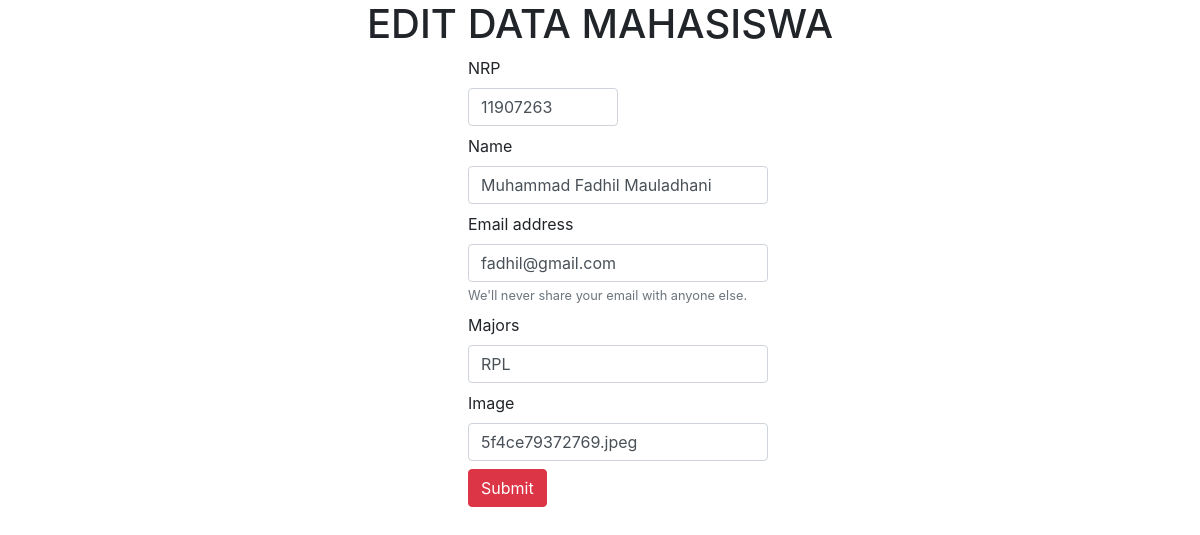
Screenshot of /pertemuan12/ubah.php?id=4 with the database file from the repository.
### tables this page shows
CREATE TABLE `mahasiswa` (
  `id` int(11) NOT NULL,
  `nama` varchar(200) NOT NULL,
  `nrp` varchar(100) NOT NULL,
  `email` varchar(100) NOT NULL,
  `jurusan` varchar(100) NOT NULL,
  `gambar` varchar(100) NOT NULL
);

### pertemuan12/functions.php (called while the page is built, shortened)
<?php
$conn = mysqli_connect("localhost","root","","phpdasar");
function query($query){
	global $conn;
	$result = mysqli_query($conn,$query);
	while($row = mysqli_fetch_assoc($result)){
		$rows[] = $row;
	}
	return $rows;
}
 ?>

### pertemuan12/ubah.php (the view, shortened to what this page needs)
<?php
require 'functions.php';
$id = $_GET["id"];
$mhs = query("SELECT * FROM mahasiswa WHERE id = $id")[0];
 ?>
<!DOCTYPE html>
<html>
<head>
	<link rel="stylesheet" href="https://maxcdn.bootstrapcdn.com/bootstrap/4.0.0/css/bootstrap.min.css">
</head>
<body>
<h1 style="text-align: center;">EDIT DATA MAHASISWA</h1>
<form action="" method="post">
	<div class="center">
		<div class="form-group mx-sm-5 mb-2">
	    <label for="nrp">NRP</label>
	    <input type="text" name="nrp" class="form-control" id="nrp"  placeholder="Enter NRP" style="width: 150px;" required value="<?= $mhs["nrp"]; ?>">
	  	</div>
		<div class="form-group mx-sm-5 mb-2">
	    <label for="nama">Name</label>
	    <input type="text" name="nama" class="form-control" id="nama"  placeholder="Enter Name" style="width: 300px;" required value="<?= $mhs["nama"]; ?>">
	  	</div>
		<div class="form-group mx-sm-5 mb-2">
	    <label for="email">Email address</label>
	    <input type="text" name="email" class="form-control" id="email"  placeholder="Enter email" style="width: 300px;" required value="<?= $mhs["email"]; ?>">
	    <small id="emailHelp" class="form-text text-muted">We'll never share your email with anyone else.</small>
	  	</div>
		<div class="form-group mx-sm-5 mb-2">
	    <label for="jurusan">Majors</label>
	    <input type="text" name="jurusan" class="form-control" id="jurusan"  placeholder="Enter Majors" style="width: 300px;" required value="<?= $mhs["jurusan"]; ?>">
	  	</div>
		<div class="form-group mx-sm-5 mb-2">
	    <label for="gambar">Image</label>
	    <input type="text" name="gambar" class="form-control" id="gambar"  placeholder="Enter email" style="width: 300px;" value="<?= $mhs["gambar"]; ?>">
	  	</div>
			<button type="submit"  class="btn btn-danger ml-5" name="submit">Submit</button>
	</div>
</form>
</body>
</html>

### pertemuan12/ubah.php (style rules this page uses)
.center { margin-left: 35%; }

### rows the page displays
mahasiswa: nrp "11907263", nama "Muhammad Fadhil Mauladhani", email "fadhil@gmail.com", jurusan "RPL", gambar "5f4ce79372769.jpeg"
